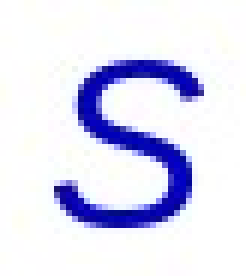
#> input picture ed/S.jpg, 41 x 46 px (shown 6 times larger)
$ python img-plt.py
#> lines starting #> are read from the running program, lines starting #| are printed output that depends on the picture
import numpy as np
import matplotlib.pyplot as plt # plt 用于显示图片
import matplotlib.image as mpimg # mpimg 用于读取图片
from matplotlib.pyplot import MultipleLocator
from mpl_toolkits.mplot3d import Axes3D

np.set_printoptions(threshold=100000)

img = mpimg.imread('S.jpg') # (51, 61, 4)
#> img is the input picture: shape (46, 41, 3); mean R, G, B 222.8, 222.9, 243.5
print('Input image shape:', img.shape)
#| Input image shape: (46, 41, 3)
'''
plt.imshow(img)
plt.axis('off')
plt.show()
'''

# 转成灰度
gray=np.dot(img[...,:3], [0.299, 0.587, 0.114])
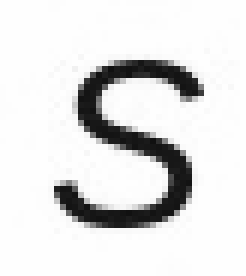
#> gray: shape (46, 41) float64 (shown 6 times larger); min 16.37, max 255, mean 225.2
print('Gray shape:', gray.shape)
#| Gray shape: (46, 41)
'''
plt.imshow(gray, cmap='Greys_r')
plt.axis('off')
plt.show()
'''

x_major_locator=MultipleLocator(1)
y_major_locator=MultipleLocator(1)

# 创建一个三维的绘图工程
ax = plt.subplot(111, projection='3d')
ax.set_zlabel('Z')  # 坐标轴
ax.set_ylabel('Y')
ax.set_xlabel('X')

plt.xlim(-0.5, 50)
plt.ylim(-0.5, 50)

'''
ax.xaxis.set_major_locator(x_major_locator)
ax.yaxis.set_major_locator(y_major_locator)
'''

#  将数据点分成三部分画，在颜色上有区分度
rows = gray.shape[0]
#> rows = 46
cols = gray.shape[1]
#> cols = 41
print('Rows: ', rows, 'Cols: ', cols)
#| Rows:  46 Cols:  41
for r in range(0, rows):
    colors = ('b', 'c', 'g', 'k', 'm', 'r', 'w', 'y')
    z = gray[r]
    # print('Row(', r, ')', z)
    for c in range(0, cols):
        # 绘制数据点
        '''
        x = [c for i in range(0, cols)]
        y = [i for i in range(0, cols)]

        print('x: ', x)
        print('y: ', y)
        print('z: ', z[:cols])

        ax.scatter(x, y, z[:cols], c=colors[r%8])
        '''
        if z[c] > 200:
            ax.scatter(c, r, z[c], c='b')
        else:
            ax.scatter(c, r, z[c], c='r')

plt.show()
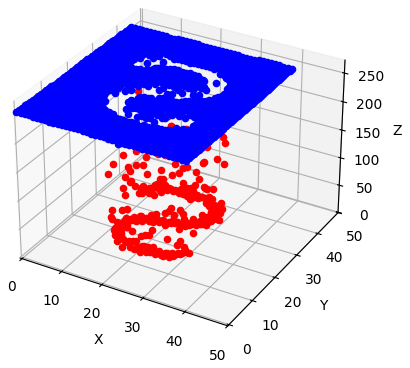
#> figure drawn by matplotlib, 1 panel
